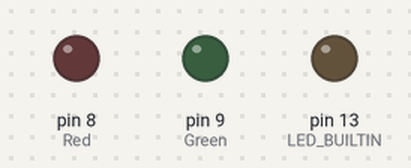
This sketch was run on a simulated Arduino Uno, built with avr-gcc and run on an emulated ATmega328P. Shown: output pins drawn as LEDs (lit = HIGH). Pins used as bus, display or sensor lines are not drawn; what the sketch prints to the serial monitor is not drawn.

Above: at 0.17 s.
At 1.39 s:
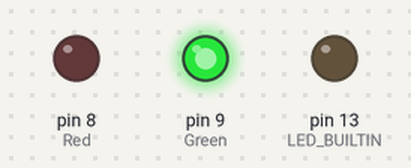
Timing chart, 0 to 2.9 s (numbered marks = the images above):
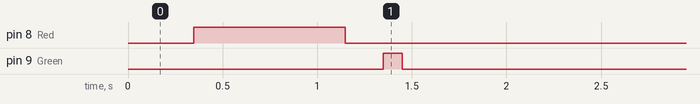

The sketch:

Project_Cell.ino
```cpp
#define I1 4 // Input Pins
#define I2 5 //
#define I3 6 //
#define I4 7 //
#define Red 8
#define Green 9
unsigned long timeflag;
unsigned int i1, i2, i3, i4, ans, samples[14][4] = { // Number half-byte codes:
    {1, 0, 0, 0},//1
    {0, 1, 0, 0},//2
    {0, 0, 1, 0},//3
    {0, 0, 0, 1},//4
    {1, 1, 0, 0},//5
    {1, 0, 1, 0},//6
    {1, 0, 0, 1},//7
    {1, 1, 1, 0},//8
    {1, 1, 0, 1},//9
    {1, 0, 1, 1},//10
    {0, 0, 1, 1},//11
    {0, 1, 1, 1},//12
    {1, 1, 1, 1},//13
    {0, 1, 0, 1} //Extra
};

void playTone(int tone, int duration) {
for (long i = 0; i < duration * 1000L; i += tone * 2) {
digitalWrite(3, HIGH);
delayMicroseconds(tone);
digitalWrite(3, LOW);
delayMicroseconds(tone);
}
}

void playNote(char note, int duration) {
char names[] = { 'c', 'd', 'e', 'f', 'g', 'a', 'b', 'C' , 'D', 'E'};
int tones[] = { 1915, 1700, 1519, 1432, 1275, 1136, 1014, 926 , 910, 894};
for (int i = 0; i < sizeof(names) - 1; i++) {
if (names[i] == note) {
playTone(tones[i], duration);
}
}
}

void playGrad(char note1, char note2, int duration) {
char names[] = { 'c', 'd', 'e', 'f', 'g', 'a', 'b', 'C' , 'D', 'E'};
int tones[] = { 1915, 1700, 1519, 1432, 1275, 1136, 1014, 926 , 910, 894};
int n1 = 0, n2 = 0;
for (int i = 0; i < sizeof(names); i++) {
if (names[i] == note1) {
n1 = i;
}
if (names[i] == note2) {
n2 = i;
}
}
for (int i = 0; i < duration; i++) {
playTone(tones[n1] - (((tones[n1] - tones[n2]) / duration) * i), duration / abs(tones[n1] - tones[n2]));
}
}

void playSound(char *notes, int *beats, int tempo, int size){
for (int i = 0, j = 0; i < size; i++, j++) {
if (notes[j] == '/') {
playGrad(notes[j+1], notes[j+2], beats[i] * tempo);
j += 2;
} else if (notes[j] == ' ') {
delay(beats[i] * tempo);
} else {
playNote(notes[j], beats[i] * tempo);
}
}
}

void setup()
{
    Serial.begin(9600);
    pinMode(LED_BUILTIN, OUTPUT);
    pinMode(I1, INPUT);
    pinMode(I2, INPUT);
    pinMode(I3, INPUT);
    pinMode(I4, INPUT);
    pinMode(Red, OUTPUT);
    pinMode(Green, OUTPUT);
    pinMode(3, OUTPUT);

    timeflag = 0;
    i1 = 0;
    i2 = 0;
    i3 = 0;
    i4 = 0;
    ans = 0;
    Serial.print("connect");
    int beat[] = {3, 2};
    playSound("b/CE", beat, 33, 2);
    digitalWrite(Red, HIGH);
    delay(800);
    digitalWrite(Red, LOW);
    delay(200);
    digitalWrite(Green, HIGH);
    delay(100);
    digitalWrite(Green, LOW);
    while(!Serial.available()){}
    if(Serial.available() == 1)
    ans = Serial.parseInt();
    else
    ans = Serial.parseInt() * 10 + Serial.parseInt();
}

void loop()
{
    if(Serial.available() == 1)
    ans = Serial.parseInt();
    else if(Serial.available() == 2)
    ans = Serial.parseInt() * 10 + Serial.parseInt();
    if(digitalRead(I1) + digitalRead(I2) + digitalRead(I3) + digitalRead(I4) > 0) {
        timeflag = millis() + 100;
        i1 = i1 || digitalRead(I1);
        i2 = i2 || digitalRead(I2);
        i3 = i3 || digitalRead(I3);
        i4 = i4 || digitalRead(I4);
        }
    if(timeflag > millis()) {
        digitalWrite(LED_BUILTIN, HIGH);
    } else {
        digitalWrite(LED_BUILTIN, LOW);
        if((i1 > 0) || (i2 > 0) || (i3 > 0) || (i4 > 0)) {
        int val = 0;
        int check[4] = {i1, i2, i3, i4};
        for(int i = 0; i < 14; i++) {
     if(samples[i][0] == check[0] &&
        samples[i][1] == check[1] &&
        samples[i][2] == check[2] &&
        samples[i][3] == check[3])
                val = i+1;
            }
        if(val == ans) {
        Serial.print("correct");
        digitalWrite(Green, HIGH);
        int beat[] = { 3, 2};
        playSound("b/CE", beat, 33, 2);
        digitalWrite(Green, LOW);
        }
        else if(val == 14){
        int beat[] = {2, 2, 2, 2, 2, 2, 2, 2, 1, 1, 2, 2, 2, 1, 1};
                playSound("d d d c dd c dd", beat, 150, 15);
        } else {
        Serial.print("wrong");
        digitalWrite(Red, HIGH);
        int beat[] = { 1, 1};
        playSound("ba", beat, 150, 2);
        digitalWrite(Red, LOW);
        }
        i1 = 0;
        i2 = 0;
        i3 = 0;
        i4 = 0;
}
    }
}
```

Measured:
- by itself, pin 8 (Red): LOW → HIGH at 0.35 s, → LOW 0.80 s later
- by itself, pin 9 (Green): LOW → HIGH at 1.3 s, → LOW 0.10 s later
